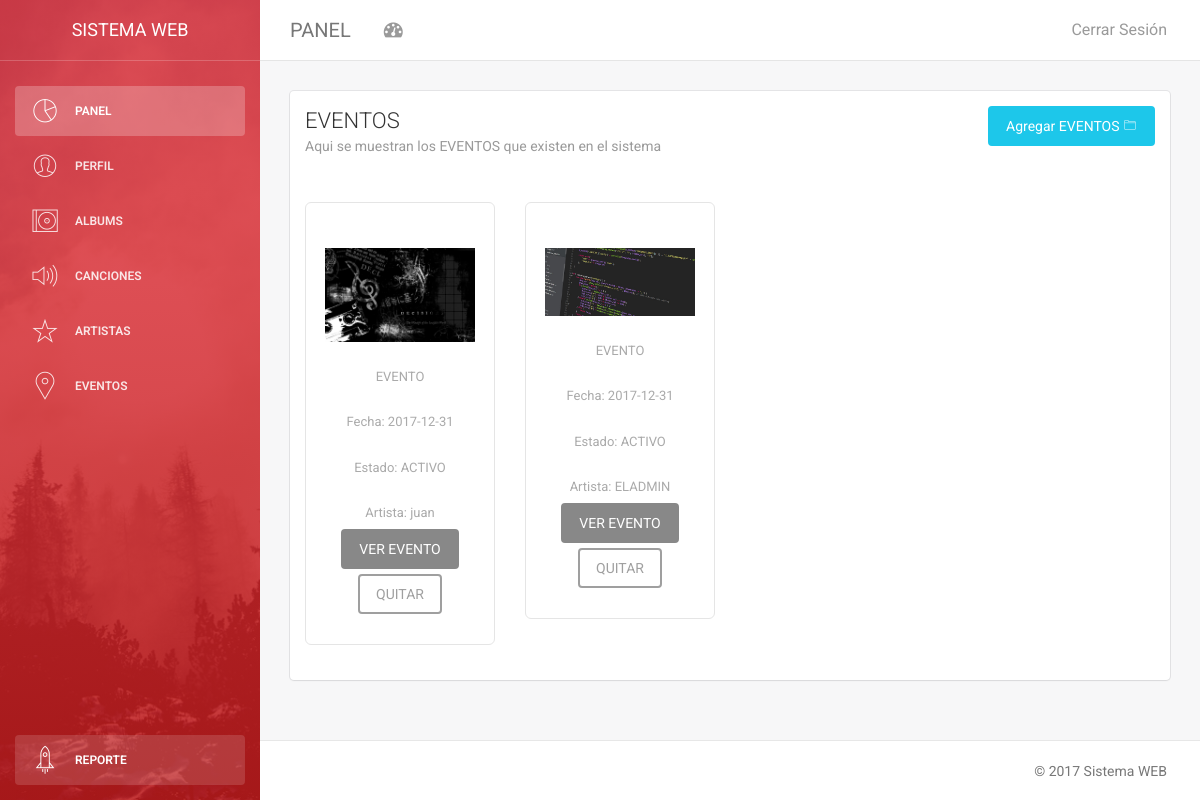
/adminpanel/eventos.php (signed in), run on the app's committed database.
### tables this page shows
CREATE TABLE `evento` (
  `idevento` int(11) NOT NULL,
  `nomevento` varchar(200) NOT NULL,
  `fechaevento` date NOT NULL,
  `estadoevento` int(11) NOT NULL,
  `portada` varchar(100) NOT NULL,
  `idartista` int(11) NOT NULL
);

CREATE TABLE `artista` (
  `idartista` int(11) NOT NULL,
  `nombreartista` varchar(50) NOT NULL,
  `apellidoartista` varchar(50) NOT NULL,
  `nacionalidad` varchar(30) NOT NULL,
  `fechanac` date NOT NULL,
  `portada` varchar(200) NOT NULL
);

### adminpanel/eventos.php (the view, shortened to what this page needs)
<?php
   include('../session.php');
?>
<!Doctype html>
<html lang="es">
<head>
    <?php
   include('beforescripts.php');
    ?>
</head>
<body>
<div class="wrapper">
   <?php
   include('sidebar.php');
    ?>
    <div class="main-panel">
        <?php
            include('navigation.php');
        ?>
        <div class="content">
            <div class="container-fluid">
                <div class="row">
                    <div class="col-md-12">
                        <div class="card">
                            <div class="header">
                              <form action="agregar_evento.php">
                                   <button type="submit" class="btn btn-info btn-fill pull-right">Agregar EVENTOS <i class="pe-7s-folder"></i></button>
                                </form>
                                <h4 class="title">EVENTOS</h4>
                                <p class="category">Aqui se muestran los EVENTOS que existen en el sistema</p>
                            </div>
                              <?php
        $sql = "SELECT e.idevento,e.nomevento,e.fechaevento,IF(e.estadoevento=1,'ACTIVO','INACTIVO') as estado,e.portada,a.nombreartista from evento e inner join artista a on a.idartista=e.idartista";
        $results = $db->query($sql);
     ?>
                            <div class="content table-responsive table-full-width">
                                <div class="content all-icons">
                                <div class="row">
                                      <?php
                                        while($rows=$results->fetch_row())
                                        {
                                           echo "<div class='font-icon-list col-lg-3 col-md-3 col-sm-4 col-xs-6 col-xs-6'>";
                                            echo "<div class='font-icon-detail'>";
                                            echo "<img src=http://localhost/".$rows[4]." width='150px'>";
                                            echo "<input type='text' value=".$rows[1].">";
                                            echo "<input type='text' value='Fecha: ".$rows[2]."'>";
                                             echo "<input type='text' value='Estado: ".$rows[3]."'>";
                                            echo "<input type='text' value='Artista: ".$rows[5]."'>";
                                            echo "<button type='submit' class='btn help-block btn-fill'>VER EVENTO </button>
                                            <button type='button' class='btn help-block'>QUITAR</button>";
                                            echo " </div>";
                                            echo "</div>";
                                        }
                                        ?>
                                </div>
                            </div>
                            </div>
                        </div>
                    </div>
                </div>
            </div>
        </div>
        <?php
   include('footer.php');
?>
    </div>
</div>
</body>
</html>

### adminpanel/assets/css/demo.css (style rules this page uses)
.all-icons input { border: 0; }
.all-icons .font-icon-detail { text-align: center; padding: 45px 0px 30px; border: 1px solid #e5e5e5; border-radius: 6px; margin: 15px 0; }
.all-icons .font-icon-detail input { margin: 25px auto 0; width: 100%; text-align: center; display: block; color: #aaa; font-size: 13px; }

### data on the page
evento: portada (picture), fechaevento "Fecha: 2017-12-31", value "Estado: ACTIVO", idartista.nombreartista "Artista: juan"
evento: portada (picture), fechaevento "Fecha: 2017-12-31", value "Estado: ACTIVO", idartista.nombreartista "Artista: ELADMIN"
